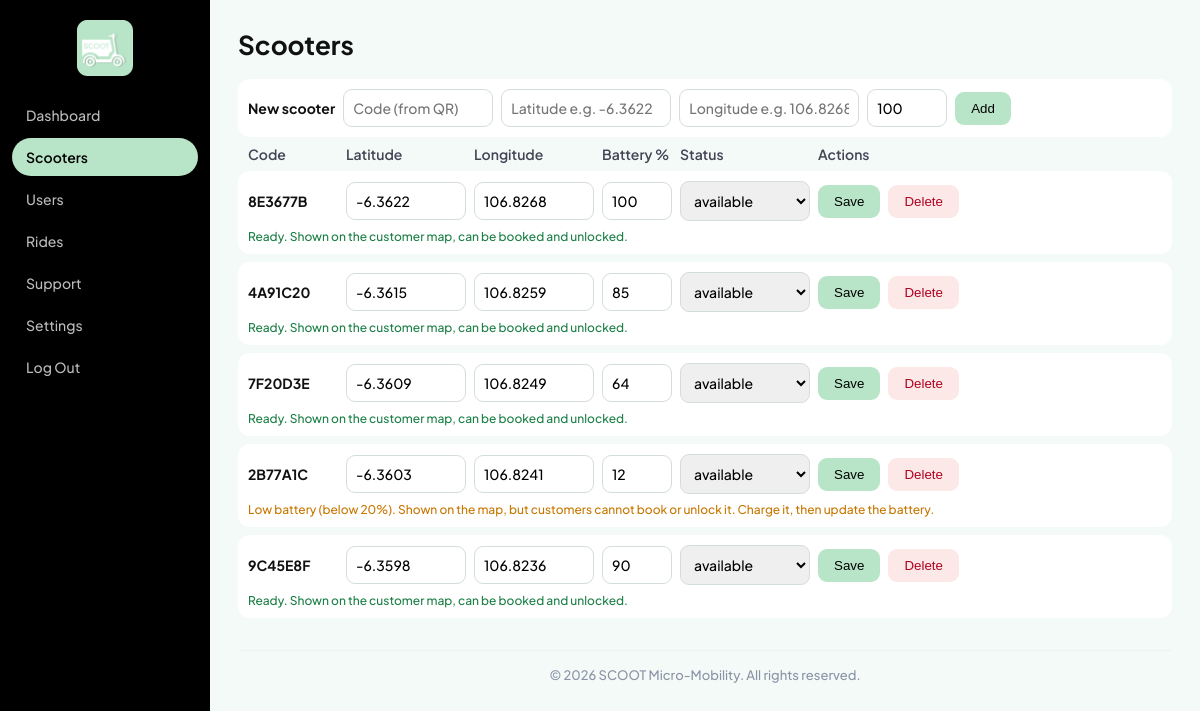
The app's page /admin/index.php?p=scooters (signed in) with its own data.
### tables this page shows
CREATE TABLE scooters(
  id INT AUTO_INCREMENT PRIMARY KEY,
  code VARCHAR(20) NOT NULL UNIQUE,
  lat DOUBLE,
  lng DOUBLE,
  battery INT DEFAULT 100,
  status VARCHAR(12) DEFAULT 'available',
  reserved_by INT NULL,
  reserved_until INT NULL,
  FOREIGN KEY(reserved_by) REFERENCES users(id) ON DELETE SET NULL
);

### db.php (called while the page is built, shortened)
<?php
$db = require 'config/database.php';
function q($sql, $params = []) {
    global $db;
    $stmt = $db->prepare($sql);
    $stmt->execute($params);
    return $stmt;
}
function settings() {
    global $db;
    $res = [];
    foreach ($db->query("SELECT k, v FROM settings")->fetchAll() as $row) {
        $res[$row['k']] = $row['v'];
    }
    return $res;
}

### admin/includes/view_scooters.php (the view, shortened to what this page needs)
<?php
$S = settings();
$min = (int)$S['min_bat'];
$own = [];
?>
<form method="post" class="r">
    <b>New scooter</b>
    <input name="code" placeholder="Code (from QR)" title="Unique ID printed in the QR" style="width:150px" required>
    <input name="lat" placeholder="Latitude e.g. -6.3622" title="North-south position" style="width:170px" required>
    <input name="lng" placeholder="Longitude e.g. 106.8268" title="East-west position" style="width:180px" required>
    <input name="battery" type="number" value="100" min="0" max="100" title="Battery percent" style="width:80px">
    <button>Add</button>
</form>
<div class="r hd">
    <span style="width:90px">Code</span>
    <span style="width:120px">Latitude</span>
    <span style="width:120px">Longitude</span>
    <span style="width:70px">Battery %</span>
    <span style="width:130px">Status</span>
    <span>Actions</span>
</div>
<?php foreach (q('SELECT s.*,u.name rname FROM scooters s LEFT JOIN users u ON u.id=s.reserved_by ORDER BY s.id')->fetchAll() as $s):
    if ($s['status'] == 'used') {
        $c = 'use';
        $o = $own[$s['id']] ?? null;
        $note = 'In use' . ($o ? ' by ' . $o['name'] . ' since ' . date('H:i', $o['start']) : '') . '. Not shown on the map until the ride ends.';
    } elseif ($s['status'] == 'reserved') {
        $c = 'use';
        $note = 'Reserved' . ($s['rname'] ? ' by ' . $s['rname'] : '') . ($s['reserved_until'] ? ' until ' . date('H:i', $s['reserved_until']) : '') . '. Released automatically when time is up.';
    } elseif ($s['status'] == 'maintenance') {
        $c = 'mnt';
        $note = 'Under maintenance. Hidden from the customer map, cannot be unlocked.';
    } elseif ($s['battery'] < $min) {
        $c = 'low';
        $note = 'Low battery (below ' . $min . '%). Shown on the map, but customers cannot book or unlock it. Charge it, then update the battery.';
    } else {
        $c = 'ok';
        $note = 'Ready. Shown on the customer map, can be booked and unlocked.';
    }
?>
    <form method="post" class="r">
        <b style="width:90px"><?=$h($s['code'])?></b>
        <input name="lat" value="<?=$s['lat']?>" title="Latitude">
        <input name="lng" value="<?=$s['lng']?>" title="Longitude">
        <input name="battery" type="number" value="<?=$s['battery']?>" min="0" max="100" style="width:70px" title="Battery percent">
        <select name="status" style="width:130px" title="Scooter status">
            <?php foreach (['available', 'reserved', 'used', 'maintenance'] as $o): ?>
                <option <?=$s['status'] == $o ? 'selected' : ''?>><?=$o?></option>
            <?php endforeach; ?>
        </select>
        <button name="a" value="s_save" title="Save this row">Save</button>
        <button name="a" value="s_del" class="d" title="Delete scooter" onclick="return confirm('Delete scooter and its ride history?')">Delete</button>
        <p class="note <?=$c?>"><?=$h($note)?></p>
    </form>
<?php endforeach; ?>

### admin/includes/header.php (shortened to what this page needs)
<!doctype html>
<html>
<head>
    <link rel="stylesheet" href="assets/css/style.css">
</head>
<body></body>

### admin/index.php (shortened to what this page needs)
<?php
require '../db.php';
$p = $_GET['p'] ?? 'dash';
$a = $_SESSION['aid'] ?? null;
$err = '';
$h = fn($s) => htmlspecialchars((string)$s);
$tabs = [
    'dash'     => 'Dashboard',
    'scooters' => 'Scooters',
    'users'    => 'Users',
    'rides'    => 'Rides',
    'support'  => 'Support',
    'settings' => 'Settings'
];
include 'includes/header.php';
if (!$a): ?>
    <form method="post" class="login">
        <img src="../assets/img/logo.png" width="70" style="margin:auto">
        <h2>SCOOT Admin</h2>
        <?php if ($err): ?><div class="err"><?=$err?></div><?php endif; ?>
        <input type="hidden" name="a" value="login">
        <input name="email" type="email" placeholder="Email" required>
        <input name="pass" type="password" placeholder="Password" required>
        <button>Sign In</button>
    </form>
<?php else:
    include 'includes/sidebar.php';
    ?>
    <section>
        <h1><?=$tabs[$p] ?? ''?></h1>
        <?php
        switch ($p) {
            case 'scooters':
                include 'includes/view_scooters.php';
                break;
        }
        include 'includes/footer.php';
        ?>
<?php endif; ?>

### admin/includes/sidebar.php (shortened to what this page needs)
<aside>
    <img src="../assets/img/logo.png" alt="Logo">
    <?php foreach ($tabs as $k => $v): ?>
        <a href="?p=<?=$k?>" class="<?=$p == $k ? 'on' : ''?>">
            <?=$v?>
        </a>
    <?php endforeach; ?>
    <a href="?p=logout">Log Out</a>
</aside>

### admin/includes/footer.php (shortened to what this page needs)
<footer style="margin-top: 32px; padding-top: 16px; border-top: 1px solid #eef2f0; text-align: center; color: #8a94a6; font-size: 13px;">
    &copy; <?= date('Y') ?> SCOOT Micro-Mobility. All rights reserved.
</footer>
</body>
</html>

### admin/assets/css/style.css (style rules this page uses)
* { box-sizing: border-box; }
body { margin: 0; font: 500 14px 'Plus Jakarta Sans', sans-serif; background: #f4faf7; color: #111; display: flex; min-height: 100vh; }
aside { width: 210px; background: #000; padding: 20px 12px; flex-shrink: 0; }
aside img { width: 56px; display: block; margin: 0 auto 20px; }
aside a { display: block; color: #bbb; text-decoration: none; padding: 10px 14px; border-radius: 20px; margin: 4px 0; }
aside a.on { background: #B8E5C8; color: #000; font-weight: 600; }
section { flex: 1; padding: 28px; overflow: auto; }
h1 { margin: 0 0 18px; font-size: 26px; }
input, select, textarea { padding: 9px; border: 1px solid #d5ddd9; border-radius: 9px; font: inherit; }
button { padding: 9px 16px; border: 0; border-radius: 9px; background: #B8E5C8; font: 600 14px inherit; cursor: pointer; }
button.d { background: #fde8e8; color: #b00020; }
.r { display: flex; gap: 8px; flex-wrap: wrap; margin: 8px 0; align-items: center; background: #fff; padding: 10px; border-radius: 12px; }
.r input { width: 120px; }
.r.hd { background: none; padding: 0 10px; font-weight: 600; color: #445; margin-bottom: 0; }
.note { flex-basis: 100%; font-size: 12px; color: #6b7686; margin: 0; }
.note.ok { color: #1b7f46; }
.note.low { color: #c77700; }

### records on screen
scooters: code "8E3677B", lat "-6.3622", lng "106.8268", battery "100", status "available", $h($note) "Ready. Shown on the customer map, can be booked and unlocked."
scooters: code "4A91C20", lat "-6.3615", lng "106.8259", battery "85", status "available", $h($note) "Ready. Shown on the customer map, can be booked and unlocked."
scooters: code "7F20D3E", lat "-6.3609", lng "106.8249", battery "64", status "available", $h($note) "Ready. Shown on the customer map, can be booked and unlocked."
scooters: code "2B77A1C", lat "-6.3603", lng "106.8241", battery "12", status "available", note "Low battery (below 20%). Shown on the map, but customers cannot book or unlock it. Charge it, then update the battery."
scooters: code "9C45E8F", lat "-6.3598", lng "106.8236", battery "90", status "available", $h($note) "Ready. Shown on the customer map, can be booked and unlocked."

### other values on screen
$v "Dashboard"
$v "Scooters"
$v "Users"
$v "Rides"
$v "Support"
$v "Settings"
$tabs[$p] "Scooters"
